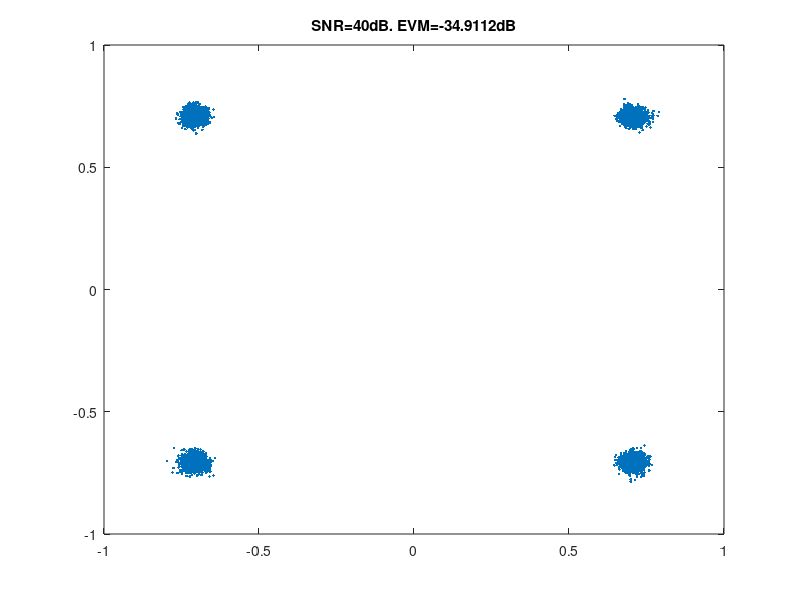

Source code (MATLAB):
close all; clear; clc;


N_fft=256;
N=100; % Num of OFDM Symbols
CP_length=16; 

IsGinie=0;  % 1 - use ideal channel estimate

SNRdB=40; 

% Freq Domain Data
s=randsrc(N_fft,N,[1+1i 1-1i -1+1i -1-1i])/sqrt(2); 

%OFDM Modulator
TimeDomainMat=ifft(s); % ifft is column-wise
TimeDomainMat_withCP=[TimeDomainMat(end-CP_length+1:end,:); TimeDomainMat]; 

TimeDomainSingalLong=TimeDomainMat_withCP(:); 

% Pass Through Channel 
h=zeros(16,1); h(1)=1; h(10)=0.5*1i; 

RxSingnalLong=conv(TimeDomainSingalLong,h); 
RxSingnalLong=RxSingnalLong(1:length(TimeDomainSingalLong)); 

% Add noise 
SignalPower=mean(abs(RxSingnalLong).^2);
RequiredNoisePower=SignalPower/10^(SNRdB/10);

NoiseVector=(randn(size(RxSingnalLong))+1i*randn(size(RxSingnalLong)))/sqrt(2)*sqrt(RequiredNoisePower); 
RxSingnalLongWithNoise=RxSingnalLong+NoiseVector; 

% OFDM Receiver
RxSignalMat=reshape(RxSingnalLongWithNoise,N_fft+CP_length,N);
RxSignalMatWithoutCP=RxSignalMat(CP_length+1:end,:); 

PostFFTRx=fft(RxSignalMatWithoutCP); % fft is column-wise 

% Channel Estimation (assuming we know the data of first OFDM symbol)
ChannelEstimation=PostFFTRx(:,1)./s(:,1); % Simple... Without any smoothing...

if IsGinie==1
    ChannelEstimation=fft(h,N_fft); % Use ideal channel estimation
end; 

% Demodulate Payload
DemodulatedPayload=PostFFTRx(:,2:end)./repmat(ChannelEstimation,1,N-1); 

plot(DemodulatedPayload(:),'.')

%EVM=10*log10(mean(abs(DemodulatedPayload(:)-(sign(real(DemodulatedPayload(:)))/sqrt(2)+1i*sign(imag(DemodulatedPayload(:)))/sqrt(2))).^2))
PayloadData=s(:,2:end); 
EVM=10*log10(mean(abs(DemodulatedPayload(:)-PayloadData(:) ).^2))

title(['SNR=',num2str(SNRdB),'dB. EVM=',num2str(EVM),'dB'])


